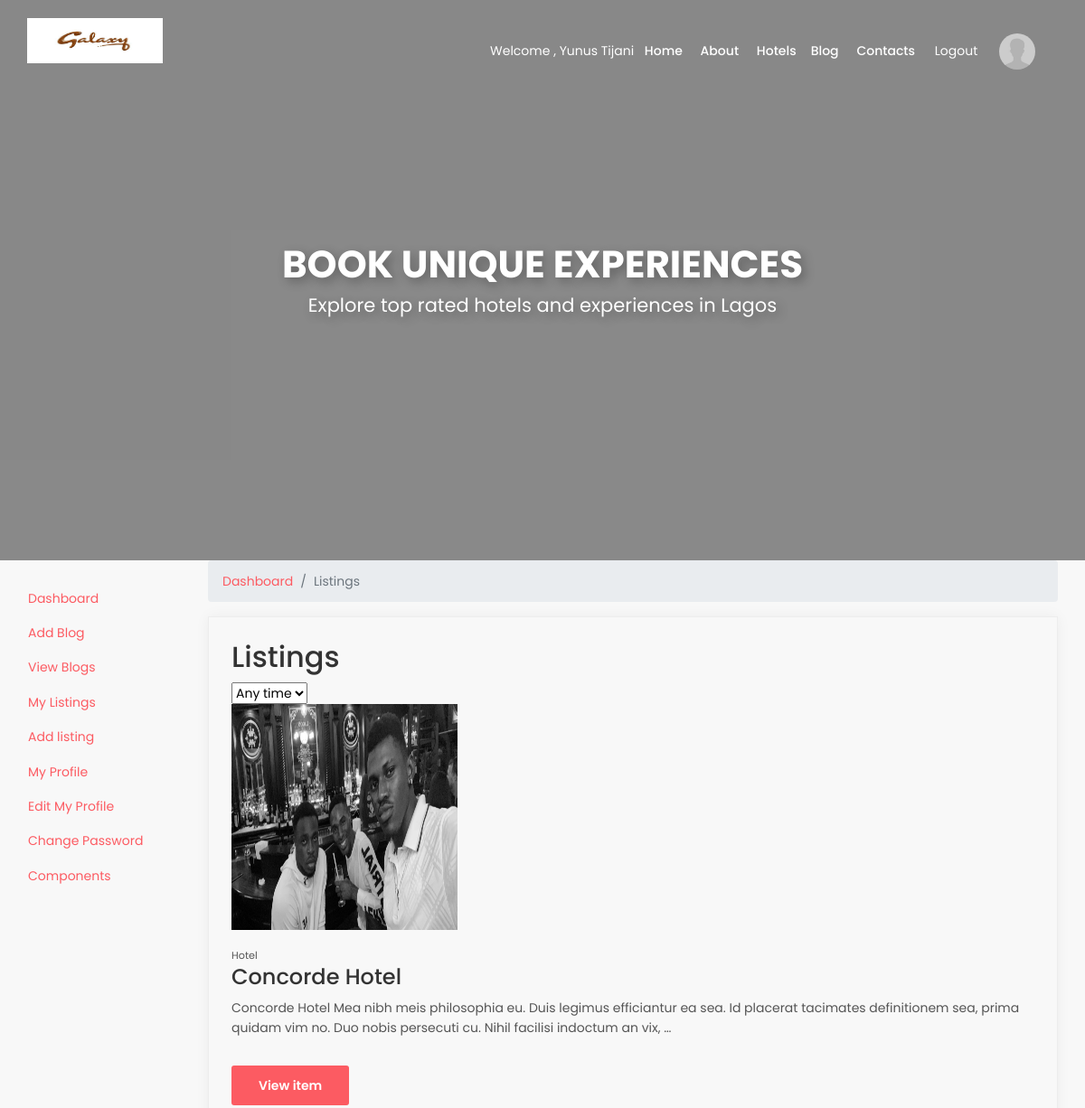
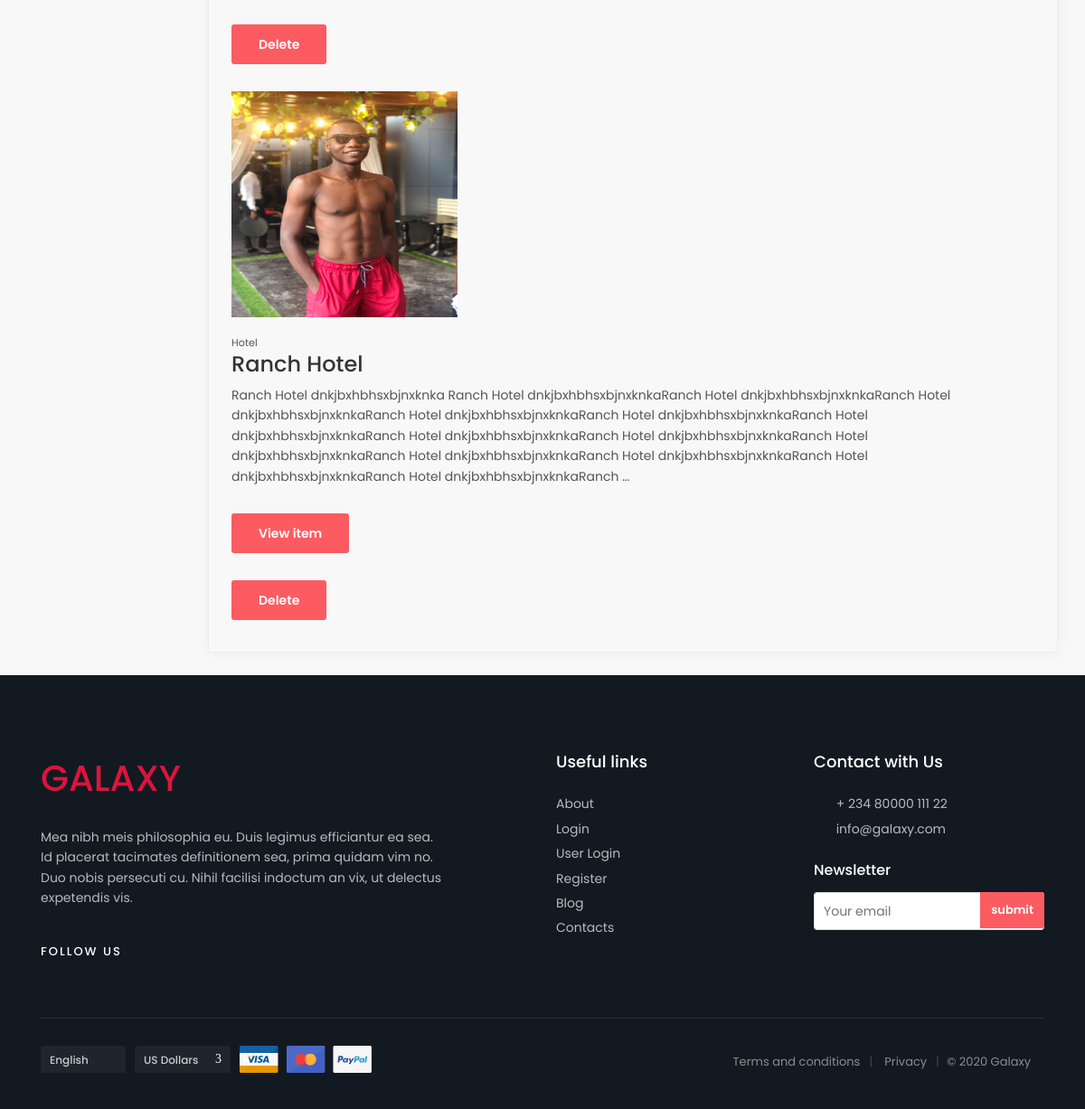
Page /backend/listings-page/ (signed in) on the committed database (2 pictures, top to bottom).
### frontend/models.py (models this page shows, shortened)
class Hotel(models.Model):
    FEATURE = 'Feature'
    NO_FEATURE = 'No Feature'
    CHOOSE = ''
    APPEAR_HOME_FIELD=[
        (FEATURE, 'Appear on home'),
        (NO_FEATURE, "Don't show on home"),
        (CHOOSE, 'Please Choose')
    ]
    pst_title = models.CharField(max_length=150, verbose_name= 'Hotel Name')
    pst_image = models.FileField(null=True, verbose_name='Hotel Image', blank=True, upload_to='uploads/')
    pst_image1 = models.FileField(null=True, verbose_name='Hotel Image 1', blank=True, upload_to='uploads/')
    pst_image2 = models.FileField(null=True, verbose_name='Hotel Image 2', blank=True, upload_to='uploads/')
    appear_home = models.CharField(max_length=50, choices=APPEAR_HOME_FIELD, default=CHOOSE)
    price = models.IntegerField(verbose_name= 'Room Price')
    content = models.TextField()
    user = models.ForeignKey(User, on_delete=models.CASCADE)
    cat_id = models.ManyToManyField(Category, verbose_name='Category')
    date = models.DateTimeField(auto_now_add=True)
    featured = models.BooleanField()
    sponsored = models.BooleanField()
    class Meta():
        verbose_name_plural = 'Hotel'
    def post_img(self):
        if self.pst_image:
          return self.pst_image.url

### backend/views.py (the view)
# urls.py: path('listings-page/', views.new_listings, name='new_listings'),
@login_required(login_url='/dashboard/')
def new_listings(request):
    hotel_list = Hotel.objects.filter(user=request.user)
    return render(request, 'backend/newlistings.html', {'hlist':hotel_list})

### templates/backend/newlistings.html (shortened to what this page needs)
{% extends 'frontend/base2.html' %}
{% load static %}
    {% block content %}
    <section class="hero_single version_2">
        <div class="wrapper">
            <div class="container">
                <h3>Book unique experiences</h3>
                <p>Explore top rated hotels and experiences in Lagos</p>
            </div>
        </div>
    </section>
    <div class="container-fluid">
        <div class="row">
            {% if request.user.is_staff %}
  			    {% include 'backend/admin-newsidebar.html' %}
		    {% else %}
				{% include 'backend/user-newsidebar.html' %}
		    {% endif %}
            <section class="col-md-10">
                <div class="content-wrapper">
                    <div class="container-fluid">
                      <ol class="breadcrumb">
                        <li class="breadcrumb-item">
                          <a href="{%url 'frontend:homepage' %}">Dashboard</a>
                        </li>
                        <li class="breadcrumb-item active">Listings</li>
                      </ol>
                        <div class="box_general">
                            <div class="header_box">
                                <h2 class="d-inline-block">Listings</h2>
                                <div class="filter">
                                    <select name="orderby" class="selectbox">
                                        <option value="Any time">Any time</option>
                                    </select>
                                </div>
                            </div>
                            <div class="list_general">
                                <ul>
                                    <li>
                                        {% if hlist %}
                                            {% for h in hlist %}
                                                <figure><img src="{{ h.post_img }}" alt="" style="width: 250px; height: 250px;"></figure>
                                                <small>Hotel</small>
                                                <h4>{{ h.pst_title }}</h4>
                                                <p>{{ h.content|truncatewords:30 }}</p>
                                                <p><a href="{% url 'backend:view_newlistingdetails' h.id %}" class="btn_1 gray"> View item</a></p>
                                                <p>
                                                    <a href="{% url 'backend:delete_newhotel' h.id %}"  class="btn_1 gray delete wishlist_close"> Delete</a>
                                                </p>
                                            {% endfor %}
                                        {% endif %}
                                    </li>
                                </ul>
                            </div>
                        </div>
                </section>
        </div>
    </div>
    {% endblock %}

### templates/frontend/base2.html (shortened to what this page needs)
{% load static %}
<!DOCTYPE html>
<html lang="en">
<head>
    <link href="{% static 'frontend/css/bootstrap.min.css' %}" rel="stylesheet">
    <link href="{% static 'frontend/css/style.css' %}" rel="stylesheet">
	<link href="{% static 'frontend/css/vendors.css' %}" rel="stylesheet">
</head>
<body>
	<div id="page">
	<header class="header menu_fixed">
		<div id="logo">
			<a href="{%url 'index' %}">
				<img src="{% static 'frontend/img/galaxy.jfif' %}" width="150" height="50" data-retina="true" alt="" class="logo_normal">
			</a>
		</div>
		<nav id="menu" class="main-menu">
            Welcome , {{ request.user.get_full_name }}
			<ul>
				<li><span><a href="{%url 'frontend:homepage' %}">Home</a></span></li>
				<li><span><a href="{%url 'backend:about' %}">About</a></span> </li>
				<li><span><a href="{%url 'backend:hotel' %}">Hotels</a></span>
				<li><span><a href="{%url 'backend:blog' %}">Blog </a></span></li>
				<li><span><a href="{%url 'backend:contact' %}">Contacts</a></span></li>
                <li class="nav-item">
                    <a class="nav-link" data-toggle="modal" data-target="#exampleModal">
                      Logout</a>
                </li>
                <li>
					<div class="dropdown dropdown-user">
						<a href="#0" class="logged" data-toggle="dropdown" title="Logged"><img src="../../static/frontend/img/avatar.jpg" class="rounded-circle" style="height: 40px; width: 40px;" alt=""></a>
					</div>
				</li>
			</ul>
		</nav>
	</header>
    {% block content%}
    {% endblock%}
	<footer>
		<div class="container margin_60_35">
			<div class="row">
				<div class="col-lg-5 col-md-12 p-r-5">
					<p>
					<h1 style="color: crimson;" >GALAXY</h1>
					</p>
					<p>Mea nibh meis philosophia eu. Duis legimus efficiantur ea sea. Id placerat tacimates definitionem sea, prima quidam vim no. Duo nobis persecuti cu. Nihil facilisi indoctum an vix, ut delectus expetendis vis.</p>
					<div class="follow_us">
						<ul>
							<li>Follow us</li>
							<li><a href="#0"><i class="ti-facebook"></i></a></li>
							<li><a href="#0"><i class="ti-twitter-alt"></i></a></li>
							<li><a href="#0"><i class="ti-google"></i></a></li>
							<li><a href="#0"><i class="ti-pinterest"></i></a></li>
							<li><a href="#0"><i class="ti-instagram"></i></a></li>
						</ul>
					</div>
				</div>
				<div class="col-lg-3 col-md-6 ml-lg-auto">
					<h5>Useful links</h5>
					<ul class="links">
						<li><a href="{%url 'frontend:about' %}">About</a></li>
						<li><a href="{%url 'backend:login_view' %}"> Login</a></li>
						<li><a href="{%url 'backend:login_userview' %}"> User Login</a></li>
						<li><a href="{%url 'backend:register_form' %}">Register</a></li>
						<li><a href="{%url 'frontend:blog' %}">Blog</a></li>
						<li><a href="{%url 'frontend:contact' %}">Contacts</a></li>
					</ul>
				</div>
				<div class="col-lg-3 col-md-6">
					<h5>Contact with Us</h5>
					<ul class="contacts">
						<li><a href="tel://61280932400"><i class="ti-mobile"></i> + 234 80000 111 22</a></li>
						<li><a href="mailto:info@galaxy.com"><i class="ti-email"></i> info@galaxy.com</a></li>
					</ul>
					<div id="newsletter">
					<h6>Newsletter</h6>
						<form method="POST" action="" name="newsletter_form" >
							<div class="form-group">
								<input type="email" name="email" id="email" class="form-control" placeholder="Your email">
								<input type="submit" class="submit" value="submit">
							</div>
						</form>
					</div>
				</div>
			</div>
			<hr>
			<div class="row">
				<div class="col-lg-6">
					<ul id="footer-selector">
						<li>
							<div class="styled-select" id="lang-selector">
								<select>
									<option value="English" selected>English</option>
								</select>
							</div>
						</li>
						<li>
							<div class="styled-select" id="currency-selector">
								<select>
									<option value="US Dollars" selected>US Dollars</option>
								</select>
							</div>
						</li>
						<li><img src="{% static 'frontend/img/cards_all.svg' %}" alt=""></li>
					</ul>
				</div>
				<div class="col-lg-6">
					<ul id="additional_links">
						<li><a href="#0">Terms and conditions</a></li>
						<li><a href="#0">Privacy</a></li>
						<li><span>© 2020 Galaxy</span></li>
					</ul>
				</div>
			</div>
		</div>
	</footer>
	</div>
</body>
</html>

### templates/backend/admin-newsidebar.html (shortened to what this page needs)
{% load static %}
<section class="col-md-2" class="bg-dark">
        <span class="navbar-toggler-icon"></span>
        <div>
        <ul>
            <li class="nav-item" data-toggle="tooltip" data-placement="right" title="Dashboard">
            <a class="nav-link" href="{%url 'backend:dashboard' %}">
                <span class="nav-link-text">Dashboard</span>
            </a>
            </li>
        <li class="nav-item" data-toggle="tooltip" data-placement="right" title="Messages">
            <a class="nav-link" href="{%url 'backend:blog_form' %}">
                <span class="nav-link-text">Add Blog</span>
            </a>
            </li>
        <li class="nav-item" data-toggle="tooltip" data-placement="right" title="Messages">
            <a class="nav-link" href="{% url 'backend:show_post2' %}">
                <span class="nav-link-text">View Blogs</span>
            </a>
        </li>
        <li class="nav-item" data-toggle="tooltip" data-placement="right" title="Messages">
            <a class="nav-link" href="{%url 'backend:new_listings2' %}">
                <span class="nav-link-text">My Listings</span>
            </a>
        </li>
            <li class="nav-item" data-toggle="tooltip" data-placement="right" title="Add listing">
            <a class="nav-link" href="{%url 'backend:add_listing' %}">
                <span class="nav-link-text">Add listing</span>
            </a>
            </li>
            <li class="nav-item" data-toggle="tooltip" data-placement="right" title="Messages">
                <a class="nav-link" href="{%url 'backend:user_profile' %}">
                    <span class="nav-link-text">My Profile</span>
                </a>
            </li>
            <li class="nav-item" data-toggle="tooltip" data-placement="right" title="Messages">
                <a class="nav-link" href="{%url 'backend:edit_form' %}">
                    <span class="nav-link-text">Edit My Profile</span>
                </a>
            </li>
            <li class="nav-item" data-toggle="tooltip" data-placement="right" title="Messages">
                <a class="nav-link" href="{%url 'backend:pass_form' %}">
                    <span class="nav-link-text">Change Password</span>
                </a>
            </li>
            <li class="nav-item" data-toggle="tooltip" data-placement="right" title="Components">
            <a class="nav-link nav-link-collapse collapsed" data-toggle="collapse" href="#collapseComponents" data-parent="#Components">
                <span class="nav-link-text">Components</span>
            </a>
            </li>
        </ul>
        <ul class="navbar-nav sidenav-toggler">
            <li class="nav-item">
            <a class="nav-link text-center" id="sidenavToggler">
            </a>
            </li>
        </ul>
</section>

### rows in the picture
Hotel: post_img (picture), pst_title "Concorde Hotel", content "Concorde Hotel Mea nibh meis philosophia eu. Duis legimus efficiantur ea sea. Id placerat tacimates definitionem sea, prima quidam vim no. Duo nobis persecuti cu. Nihil facilisi indoctum an vix, …"
Hotel: post_img (picture), pst_title "Ranch Hotel", content "Ranch Hotel dnkjbxhbhsxbjnxknka Ranch Hotel dnkjbxhbhsxbjnxknkaRanch Hotel dnkjbxhbhsxbjnxknkaRanch Hotel dnkjbxhbhsxbjnxknkaRanch Hotel dnkjbxhbhsxbjnxknkaRanch Hotel dnkjbxhbhsxbjnxknkaRanch Hotel dnkjbxhbhsxbjnxknkaRanch Hotel dnkjbxhbhsxbjnxknkaRanch Hotel dnkjbxhbhsxbjnxknkaRanch Hotel dnkjbxhbhsxbjnxknkaRanch Hotel dnkjbxhbhsxbjnxknkaRanch Hotel dnkjbxhbhsxbjnxknkaRanch Hotel dnkjbxhbhsxbjnxknkaRanch Hotel dnkjbxhbhsxbjnxknkaRanch …"

### other values in the picture
{{ request.user.get_full_name }} "Yunus Tijani"
